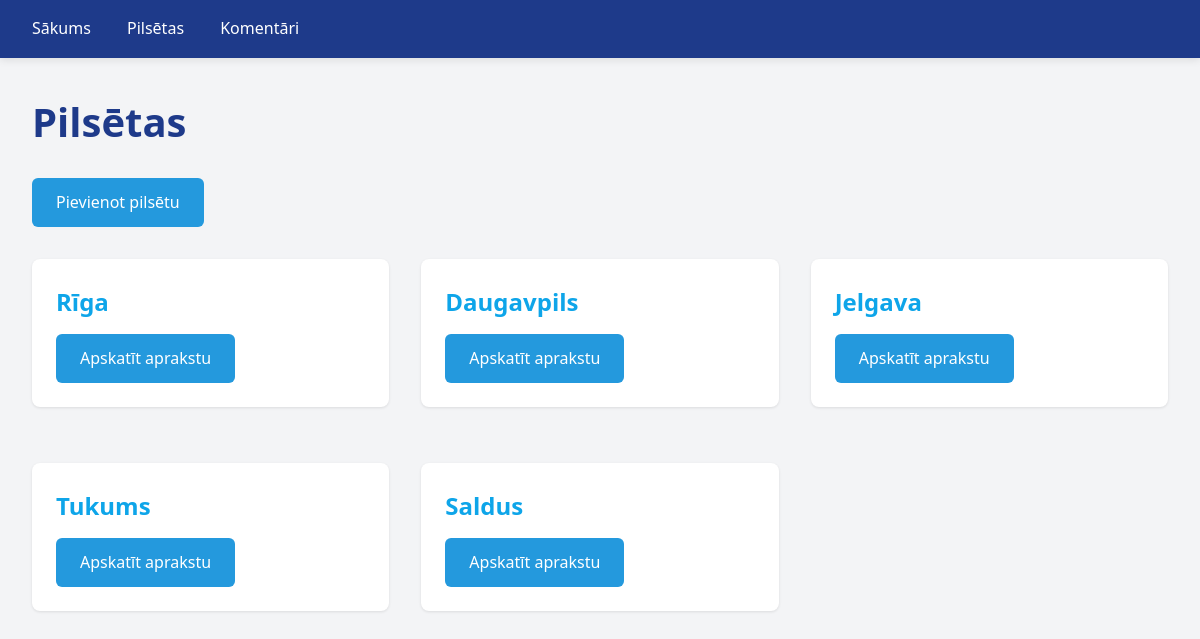
The page /pilsetas on the database its author committed.
### tables this page shows
CREATE TABLE pilsetas (
	id INTEGER NOT NULL PRIMARY KEY AUTOINCREMENT,
	nosaukums TEXT NOT NULL,
	statistika_id INTEGER,
	CONSTRAINT pilsetas_statistika_FK FOREIGN KEY (statistika_id) REFERENCES statistika(id) ON DELETE SET NULL
);

### app.py (the view, shortened to what this page needs)
@app.route("/pilsetas", methods=["GET", "POST"])
def pilsetas():
    conn = get_db_connection()
    pilsetas = conn.execute("SELECT * FROM pilsetas").fetchall()
    conn.close()
    return render_template("pilsetas_index.html", pilsetas=pilsetas)

### app.py (called while the page is built)
def get_db_connection():
    db = Path(__file__).parent / "db.sqlite"
    conn = sqlite3.connect(db)
    conn.row_factory = sqlite3.Row
    return conn

### templates/pilsetas_index.html (shortened to what this page needs)
{% extends "base.html" %}
{% block content %}
  <h1>Pilsētas</h1>
  <div class="mb-4">
    <a href="/pilsetas/create" class="btn btn-primary">Pievienot pilsētu</a>
  </div>
  <div class="grid">
    {% for pilseta in pilsetas %}
      <div class="card">
        <h3>{{pilseta["nosaukums"]}}</h3>
        <a href="/pilsetas/{{pilseta['id']}}" class="btn btn-primary btn-small">Apskatīt aprakstu</a>
      </div>
    {% endfor %}
  </div>
{% endblock %}

### static/style.css (style rules this page uses)
* { margin: 0; padding: 0; box-sizing: border-box; }
:root { --primary-color: #1e3a8a; --secondary-color: #0ea5e9; --accent-color: #f97316; --text-color: #1f2937; --light-bg: #f3f4f6; --white: #ffffff; --border-color: #e5e7eb; --success-color: #10b981; --danger-color: #ef4444; }
body { font-family: 'Segoe UI', Tahoma, Geneva, Verdana, sans-serif; color: var(--text-color); background-color: var(--light-bg); line-height: 1.6; }
h1 { color: var(--primary-color); margin-bottom: 1.5rem; font-size: 2.5rem; }
h3 { color: var(--secondary-color); margin-top: 1.25rem; margin-bottom: 0.75rem; font-size: 1.5rem; }
button, .btn, a.btn { display: inline-block; padding: 0.75rem 1.5rem; color: var(--white); border: none; border-radius: 0.375rem; font-size: 1rem; font-weight: 500; cursor: pointer; text-decoration: none; transition: all 0.3s ease; }
.btn-primary { background-color: rgb(36, 153, 221); }
.btn-small { padding: 0.5rem 1rem; font-size: 0.875rem; }
.card { background-color: var(--white); border-radius: 0.5rem; box-shadow: 0 1px 3px rgba(0, 0, 0, 0.1); padding: 1.5rem; margin-bottom: 1.5rem; transition: box-shadow 0.3s ease, transform 0.3s ease; }
.card h3 { margin-top: 0; }
a { color: var(--secondary-color); text-decoration: none; transition: color 0.3s ease; }
.grid { display: grid; grid-template-columns: repeat(auto-fit, minmax(300px, 1fr)); gap: 2rem; margin-bottom: 2rem; }
.mb-4 { margin-bottom: 2rem; }

### rows shown on the page
pilsetas: nosaukums "Rīga"
pilsetas: nosaukums "Daugavpils"
pilsetas: nosaukums "Jelgava"
pilsetas: nosaukums "Tukums"
pilsetas: nosaukums "Saldus"
